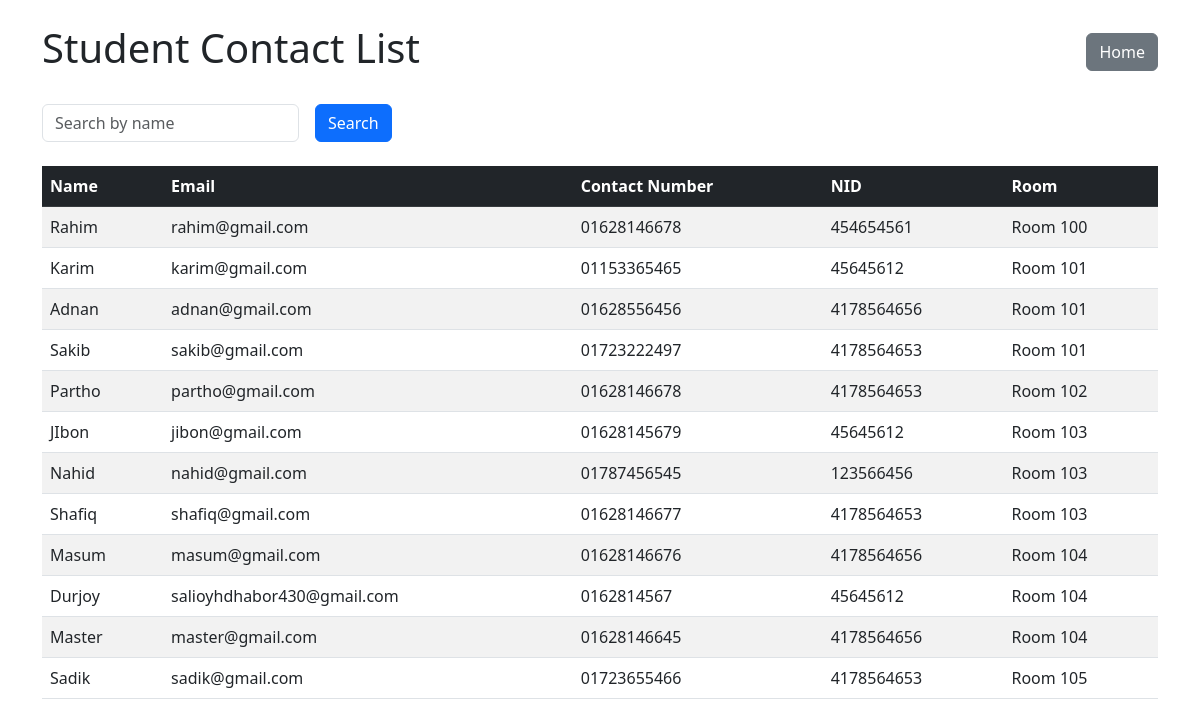
/contacts/, run on the app's committed database.
### hostel/models.py (models this page shows, shortened)
class Student(models.Model):
    name = models.CharField(max_length=100)
    email = models.EmailField(unique=True)
    contact_number = models.CharField(max_length=15)
    nid = models.CharField(max_length=15)
    room = models.ForeignKey(Room, on_delete=models.SET_NULL, null=True)

class Room (models.Model):
    room_number = models.CharField(max_length=10, unique=True)
    capacity = models.IntegerField()
    occupied_beds = models.IntegerField(default=0)
    def __str__(self):
        return f"Room {self.room_number}"

### hostel/views.py (the view)
# urls.py: path('contacts/',StudentContactListView.as_view(),name='student-contact-list'),
class StudentContactListView(ListView):
    model = Student
    template_name = 'hostel/contact_list.html'
    context_object_name = 'students'
    def get_queryset(self):
        queryset = super().get_queryset()
        query = self.request.GET.get('q')
        if query:
            queryset = queryset.filter(name__icontains=query)
        return queryset

### hostel/templates/hostel/contact_list.html (shortened to what this page needs)
<!DOCTYPE html>
<html lang="en">
<head>
    <link href="https://cdn.jsdelivr.net/npm/bootstrap@5.3.0/dist/css/bootstrap.min.css" rel="stylesheet">
</head>
<body>
    <div class="container my-4">
        <div class="d-flex justify-content-between align-items-center mb-4">
            <h1 class="text-center">Student Contact List</h1>
            <a href="{% url 'home' %}" class="btn btn-secondary">Home</a>
        </div>
        <form method="get" class="row g-3 mb-4">
            <div class="col-auto">
                <input type="text" name="q" class="form-control" placeholder="Search by name" value="{{ request.GET.q }}">
            </div>
            <div class="col-auto">
                <button type="submit" class="btn btn-primary">Search</button>
            </div>
        </form>
        <div class="table-responsive">
            <table class="table table-striped table-hover">
                <thead class="table-dark">
                    <tr>
                        <th>Name</th>
                        <th>Email</th>
                        <th>Contact Number</th>
                        <th>NID</th>
                        <th>Room</th>
                    </tr>
                </thead>
                <tbody>
                    {% for student in students %}
                    <tr>
                        <td>{{ student.name }}</td>
                        <td>{{ student.email }}</td>
                        <td>{{ student.contact_number }}</td>
                        <td>{{ student.nid }}</td>
                        <td>{{ student.room }}</td>
                    </tr>
                    {% empty %}
                    <tr>
                        <td colspan="5" class="text-center">No students found.</td>
                    </tr>
                    {% endfor %}
                </tbody>
            </table>
        </div>
    </div>
</body>
</html>

### data on the page
Student: name "Rahim", email "rahim@gmail.com", contact_number "01628146678", nid "454654561", room "Room 100"
Student: name "Karim", email "karim@gmail.com", contact_number "01153365465", nid "45645612", room "Room 101"
Student: name "Adnan", email "adnan@gmail.com", contact_number "01628556456", nid "4178564656", room "Room 101"
Student: name "Sakib", email "sakib@gmail.com", contact_number "01723222497", nid "4178564653", room "Room 101"
Student: name "Partho", email "partho@gmail.com", contact_number "01628146678", nid "4178564653", room "Room 102"
Student: name "JIbon", email "jibon@gmail.com", contact_number "01628145679", nid "45645612", room "Room 103"
Student: name "Nahid", email "nahid@gmail.com", contact_number "01787456545", nid "123566456", room "Room 103"
Student: name "Shafiq", email "shafiq@gmail.com", contact_number "01628146677", nid "4178564653", room "Room 103"
Student: name "Masum", email "masum@gmail.com", contact_number "01628146676", nid "4178564656", room "Room 104"
Student: name "Durjoy", email "salioyhdhabor430@gmail.com", contact_number "0162814567", nid "45645612", room "Room 104"
Student: name "Master", email "master@gmail.com", contact_number "01628146645", nid "4178564656", room "Room 104"
Student: name "Sadik", email "sadik@gmail.com", contact_number "01723655466", nid "4178564653", room "Room 105"
